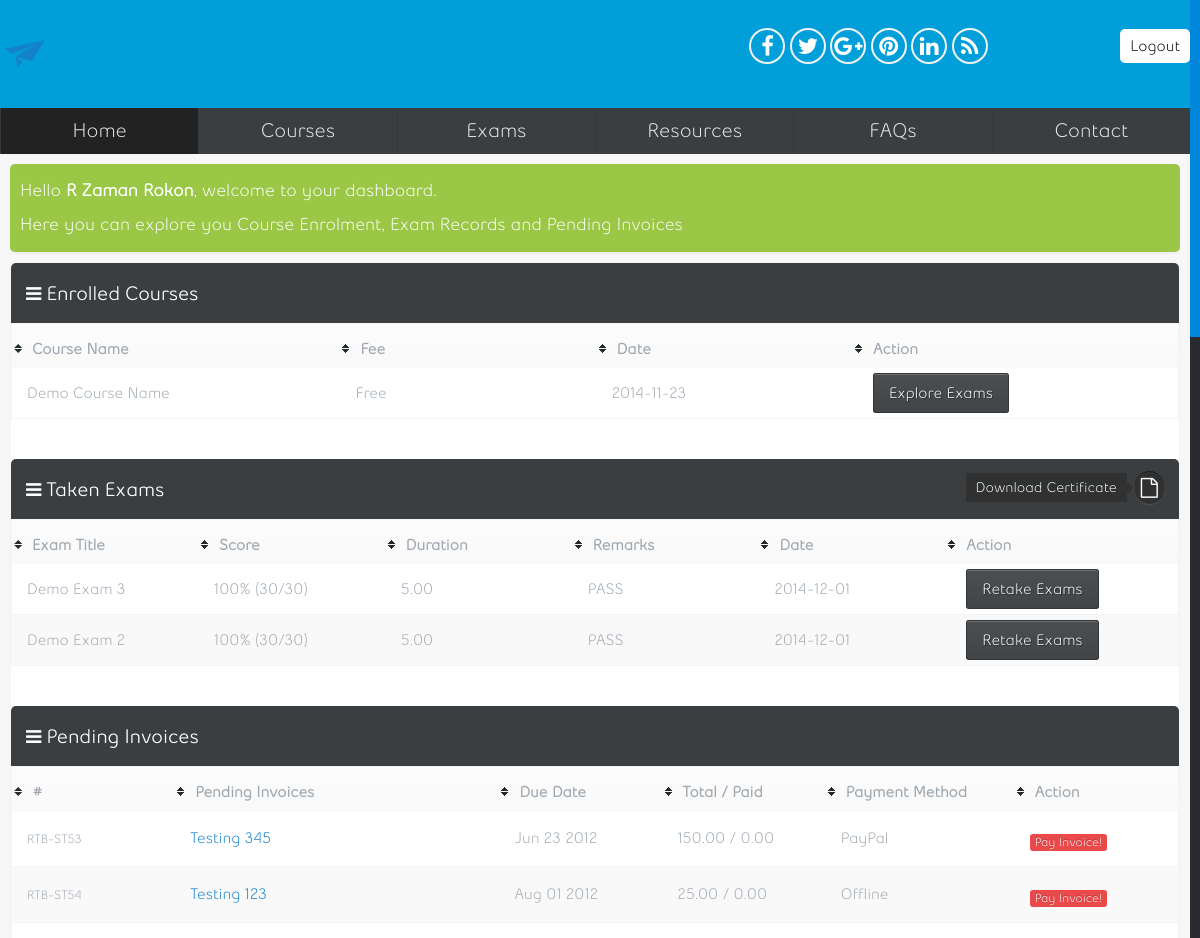
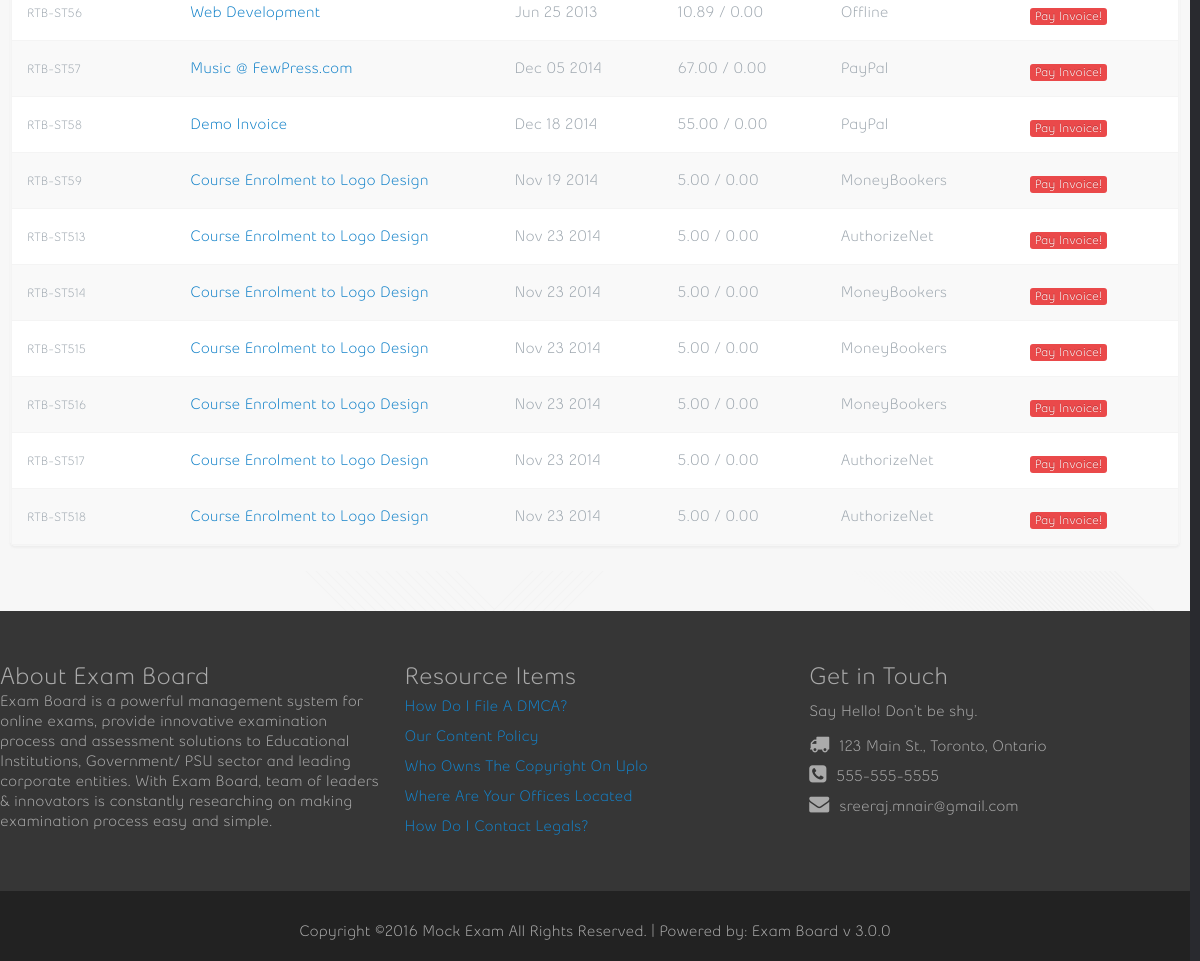
The app's page /account.php (signed in) with its own data (2 pictures, top to bottom).
### tables this page shows
CREATE TABLE `settings` (
  `company` varchar(75) NOT NULL,
  `site_url` varchar(75) NOT NULL,
  `site_email` varchar(100) NOT NULL,
  `address` varchar(150) NOT NULL,
  `city` varchar(150) NOT NULL,
  `state` varchar(150) NOT NULL,
  `zip` varchar(16) NOT NULL,
  `phone` varchar(16) DEFAULT NULL,
  `fax` varchar(16) DEFAULT NULL,
  `logo` varchar(60) NOT NULL,
  `short_date` varchar(20) NOT NULL,
  `long_date` varchar(20) NOT NULL,
  `dtz` varchar(200) NOT NULL,
  `lang` varchar(2) NOT NULL DEFAULT 'en',
  `weekstart` tinyint(1) NOT NULL DEFAULT '1',
  `theme` varchar(30) DEFAULT NULL,
  `enable_reg` tinyint(1) NOT NULL DEFAULT '1',
  `enable_tax` tinyint(1) NOT NULL DEFAULT '0',
  `tax_name` varchar(55) NOT NULL,
  `tax_rate` varchar(8) NOT NULL DEFAULT '0',
  `tax_number` varchar(100) DEFAULT NULL,
  `enable_offline` tinyint(1) NOT NULL DEFAULT '1',
  `offline_info` text,
  `invoice_note` text,
  `invoice_number` varchar(40) DEFAULT NULL,
  `quote_number` varchar(40) DEFAULT NULL,
  `enable_uploads` tinyint(1) NOT NULL DEFAULT '1',
  `file_types` varchar(255) NOT NULL,
  `file_max` varchar(20) NOT NULL,
  `perpage` varchar(3) NOT NULL DEFAULT '10',
  `sbackup` varchar(50) DEFAULT NULL,
  `currency` varchar(4) DEFAULT NULL,
  `cur_symbol` varchar(6) DEFAULT NULL,
  `tsep` varchar(1) NOT NULL DEFAULT ',',
  `dsep` varchar(1) NOT NULL DEFAULT '.',
  `pp_email` varchar(50) DEFAULT NULL,
  `pp_pass` varchar(30) DEFAULT NULL,
  `pp_api` varchar(100) DEFAULT NULL,
  `pp_mode` tinyint(1) NOT NULL DEFAULT '0',
  `invdays` tinyint(1) NOT NULL DEFAULT '7',
  `mailer` enum('PHP','SMTP','SMAIL') NOT NULL DEFAULT 'PHP',
  `smtp_host` varchar(100) DEFAULT NULL,
  `smtp_user` varchar(50) DEFAULT NULL,
  `smtp_pass` varchar(50) DEFAULT NULL,
  `smtp_port` smallint(3) DEFAULT NULL,
  `sendmail` varchar(60) DEFAULT NULL,
  `is_ssl` tinyint(1) NOT NULL DEFAULT '0',
  `crmv` varchar(5) DEFAULT NULL,
  `passing_score` int(2) NOT NULL,
  `google_analytics` text NOT NULL,
  `social_gplus` varchar(75) NOT NULL,
  `social_twitter` varchar(75) NOT NULL,
  `social_facebook` varchar(75) NOT NULL,
  `social_pinterest` varchar(75) NOT NULL,
  `social_linkedin` varchar(75) NOT NULL,
  `social_rss` varchar(75) NOT NULL
);

CREATE TABLE `users` (
  `id` int(11) NOT NULL,
  `username` varchar(50) NOT NULL,
  `password` varchar(50) NOT NULL,
  `email` varchar(50) NOT NULL,
  `pp_email` varchar(50) DEFAULT NULL,
  `fname` varchar(32) NOT NULL,
  `lname` varchar(32) NOT NULL,
  `company` varbinary(150) DEFAULT NULL,
  `address` varchar(200) DEFAULT NULL,
  `city` varchar(50) DEFAULT NULL,
  `state` varchar(50) DEFAULT NULL,
  `zip` varchar(20) DEFAULT NULL,
  `country` int(3) NOT NULL DEFAULT '0',
  `currency` varchar(10) DEFAULT NULL,
  `phone` varchar(16) DEFAULT NULL,
  `vat` varchar(60) DEFAULT NULL,
  `avatar` varchar(60) DEFAULT NULL,
  `userlevel` tinyint(1) NOT NULL DEFAULT '1',
  `created` datetime DEFAULT '0000-00-00 00:00:00',
  `notes` text,
  `custom_fields` text,
  `credit` decimal(10,2) NOT NULL DEFAULT '0.00',
  `lastlogin` datetime DEFAULT '0000-00-00 00:00:00',
  `lastip` varchar(16) DEFAULT '0',
  `active` enum('y','n','t','b') NOT NULL DEFAULT 'n'
);

CREATE TABLE `enrollment` (
  `id` int(11) NOT NULL,
  `user` varchar(11) NOT NULL,
  `course` varchar(11) NOT NULL,
  `date` date NOT NULL,
  `banned` int(2) NOT NULL DEFAULT '0'
);

CREATE TABLE `project_types` (
  `id` int(11) NOT NULL,
  `title` varchar(55) NOT NULL,
  `fees` float NOT NULL,
  `description` text NOT NULL,
  `recurring` int(11) NOT NULL,
  `period` varchar(11) NOT NULL,
  `days` int(11) NOT NULL
);

CREATE TABLE `results` (
  `id` int(11) NOT NULL,
  `user` varchar(11) NOT NULL,
  `exam` varchar(11) NOT NULL,
  `token` varchar(20) NOT NULL,
  `fullmarks` float(5,2) NOT NULL,
  `duration` float(5,2) NOT NULL,
  `marks` float(5,2) NOT NULL,
  `score` int(11) NOT NULL,
  `remarks` int(2) NOT NULL,
  `date` date NOT NULL,
  `banned` int(2) NOT NULL DEFAULT '0'
);

CREATE TABLE `exams` (
  `id` int(11) NOT NULL,
  `course` int(5) DEFAULT NULL,
  `title` varchar(30) DEFAULT NULL,
  `syllabus` text NOT NULL,
  `duration` int(11) NOT NULL
);

CREATE TABLE `invoices` (
  `id` int(11) NOT NULL,
  `title` varchar(200) NOT NULL,
  `project_id` int(11) NOT NULL DEFAULT '0',
  `client_id` int(11) NOT NULL DEFAULT '0',
  `created` date NOT NULL,
  `duedate` date NOT NULL,
  `amount_total` decimal(13,2) NOT NULL DEFAULT '0.00',
  `amount_paid` decimal(13,2) NOT NULL DEFAULT '0.00',
  `method` varchar(20) NOT NULL,
  `tax` decimal(13,2) NOT NULL DEFAULT '0.00',
  `notes` text,
  `comment` varchar(200) DEFAULT NULL,
  `recurring` tinyint(1) NOT NULL DEFAULT '0',
  `onhold` tinyint(1) NOT NULL DEFAULT '0',
  `status` varchar(45) NOT NULL
);

CREATE TABLE `resources` (
  `id` int(11) NOT NULL,
  `category` int(5) DEFAULT NULL,
  `title` varchar(30) DEFAULT NULL,
  `content` text NOT NULL
);

### main.php (the view, shortened to what the rows shown need)
<?php $subrow = $user->getEnrolment($user->uid);?>
<?php $invactive = $user->getClientInvoices("<> 'Paid'");?>
<?php $results = $user->getResults($user->uid);?>
<h3 class="greentip">Hello <b><?php echo $user->name; ?></b>, welcome to your dashboard.<br/>Here you can explore you Course Enrolment, Exam Records and Pending Invoices</h3>
<section class="widget">
  <?php if($user->userlevel == 9 or $user->userlevel == 5):?>
  <p class="orangetip"><?php echo lang('ADMINONLY_1');?></p>
  <?php else:?>
  <header>
    <h1><i class="icon-reorder"></i> Enrolled Courses</h1>
  </header>
  <div class="content2">
    <?php if($subrow):?>
    <table class="myTable">
      <thead>
        <tr>
          <th class="header">Course Name</th>
          <th class="header">Fee</th>
          <th class="header">Date</th>
          <th class="header">Action</th>
        </tr>
      </thead>
      <?php foreach ($subrow as $row):?>
      <tr>
        <td><?php echo $row->ctitle;?></td>
        <td><?php if($row->cfees <= 0){ echo 'Free';} else { echo $row->cfees; } ?></td>
        <td><?php echo $row->rdate;?></td>
        <td><a href="exams.php?sort=<?php echo $row->course;?>" class="button" >Explore Exams</a></td>
      </tr>
      <?php endforeach;?>
    </table>
    <?php endif;?>
	</div>
	<br>
	<br>
	<header>
		<h1><i class="icon-reorder"></i> Taken Exams</h1>
		<aside> <a class="hint--left hint--add hint--always" data-hint="Download Certificate" href="controller.php?docerpdf=1&amp;title=Certificate of <?php echo $user->name; ?>"><span class="icon-file-alt"></span></a> </aside>
	</header>
	<div class="content2">
    <?php if($results):?>
    <table class="myTable">
      <thead>
        <tr>
          <th class="header">Exam Title</th>
          <th class="header">Score</th>
          <th class="header">Duration</th>
          <th class="header">Remarks</th>
          <th class="header">Date</th>
          <th class="header">Action</th>
        </tr>
      </thead>
      <?php foreach ($results as $row):?>
      <tr>
        <td><?php echo $row->etitle;?></td>
        <td><?php echo $row->score;?>% (<?php echo intval($row->marks);?>/<?php echo intval($row->fullmarks);?>)</td>
        <td><?php echo $row->duration;?></td>
        <td><?php if($row->remarks == 1){ echo 'PASS'; } else { echo 'FAIL'; } ?></td>
        <td><?php echo $row->rdate;?></td>
        <td><a href="exams.php?do=details&amp;id=<?php echo $row->exam;?>" class="button" data-title="<?php echo lang('VIEW').': '.$row->title;?>">Retake Exams</a></td>
      </tr>
      <?php endforeach;?>
    </table>
    <?php endif;?>
	</div>
	<br>
	<br>
    <?php if($invactive):?>
    <header>
      <h1><i class="icon-reorder"></i> <?php echo lang('FDASH_SUB1');?></h1>
    </header>
	<div class="content2">
    <table class="myTable">
      <thead>
        <tr>
          <th class="header">#</th>
          <th class="header"><?php echo lang('FDASH_SUB1');?></th>
          <th class="header"><?php echo lang('INVC_DUEDATE');?></th>
          <th class="header"><?php echo lang('TOTAL');?> / <?php echo lang('PAID');?></th>
          <th class="header"><?php echo lang('FDASH_METHOD');?></th>
          <th class="header"><?php echo lang('ACTION');?></th>
        </tr>
      </thead>
      <?php foreach ($invactive as $row):?>
      <tr>
        <td><small><?php echo $core->invoice_number . $row->id;?></small></td>
        <td><a href="account.php?do=billing&amp;action=viewinvoice&amp;id=<?php echo $row->id;?>"><?php echo $row->title;?></a></td>
        <td><?php echo Filter::doDate($core->short_date, $row->duedate);?></td>
        <td><?php echo $row->amount_total;?> / <?php echo $row->amount_paid;?></td>
        <td><?php echo $row->method;?></td>
        <td><a href="account.php?do=billing&amp;action=invoice&amp;id=<?php echo $row->id;?>"><span class="label2 label-important"><?php echo lang('FDASH_PAY');?></span></a></td>
      </tr>
      <?php endforeach;?>
    </table>
    <?php endif;?>
  </div>
  <?php endif;?>
</section>

### header.php (shortened to what the rows shown need)
<!DOCTYPE html>
<html lang="en">
<head>
<link rel="stylesheet" href="theme/<?php echo $core->theme;?>/front/style/style.css"  type="text/css" />
<link rel="stylesheet" href="assets/style/jquery-ui.css" type="text/css" />
<link rel="stylesheet" type="text/css" href="assets/fancybox/jquery.fancybox.css" media="screen" />
<link rel="stylesheet" type="text/css" href="assets/style/flexslider.css" media="screen" />
<link href="//maxcdn.bootstrapcdn.com/font-awesome/4.2.0/css/font-awesome.min.css" rel="stylesheet">
<link rel="stylesheet" href="theme/<?php echo $core->theme;?>/front/style/new.css"  type="text/css" />
</head>
<body data-smooth-scrolling="1">
<div class="bg">
<div class="container" style="background: #009fda;">
<div class="in-grid">
    <section id="crumbs" class="row crumbs2">
      <div class="col grid_6">
        <a href="index.php"><?php echo ($core->logo) ? '<img src="'.SITEURL.'/uploads/'.$core->logo.'" alt="'.$core->company.'" class="front-logo"/>': $core->company;?></a>
      </div>
    </section>
</div>
</div>
<div class="container in-grid">
  <div  class="row grid_24">

### footer.php (shortened to what the rows shown need)
  </div>
</div>
</div>
<?php $resources = $content->getFWResources();?>
<div class="footer-panel">
	<section class="row in-grid">
		<div class="col grid_8">
			<h2><?php echo lang('FW_ABOUT'); ?></h2>
		</div>
		<div class="col grid_8">
			<h2><?php echo lang('FW_RESOURCE'); ?></h2>
			<?php if(!$resources):?>
			<?php echo Filter::msgInfo(lang('FW_NORESOURCE'),false);?>
			<?php else:?>
			<ul>
				<?php foreach ($resources as $row):?>
				<li><a href="resources.php?action=details&amp;id=<?php echo $row->id;?>"><h4><?php echo $row->title;?></h4></a></li>
				<?php endforeach; ?>
			</ul>
			<?php endif;?>
		</div>
		<div class="col grid_8 fw_git">
			<h2><?php echo lang('FW_GIT'); ?></h2>
			<ul>
				<li><i class="icon-truck"></i><span><?php echo $core->address . ', ' . $core->city . ', ' . $core->state;?></span><li>
				<li><i class="icon-phone-sign"></i><span><?php echo $core->phone;?></span><li>
				<li><i class="icon-envelope"></i><span><?php echo $core->site_email;?></span><li>
			</ul>
		</div>
	</section>
</div>
<footer id="footer" class="clearfix">
  <div class="row">
    <div class="fotter-wrap">
      <div class="col grid_24">
        <div class="copyright top10">Copyright &copy;<?php echo date('Y').' '.$core->company;?>  All Rights Reserved. | Powered by: Exam Board v <?php echo $core->crmv;?></div>
      </div>
    </div>
  </div>
</footer>
</body></html>

### records on screen
settings: logo (picture), invoice_number "RTB-ST5", short_date.duedate "Jun 23 2012", short_date.duedate "Aug 01 2012", short_date.duedate "Jun 25 2013", short_date.duedate "Dec 05 2014", short_date.duedate "Dec 18 2014", short_date.duedate "Nov 19 2014", short_date.duedate "Nov 23 2014", address "123 Main St.", city "Toronto", state "Ontario", phone "555-555-5555", site_email "sreeraj.mnair@gmail.com", company "Mock Exam", crmv "3.0.0"
users: fname+lname "R Zaman Rokon"
enrollment: project_types.title "Demo Course Name", date "2014-11-23"
results: exams.title "Demo Exam 3", score "100", marks "30", fullmarks "30", duration "5.00", remarks "PASS", date "2014-12-01"
results: exams.title "Demo Exam 2", score "100", marks "30", fullmarks "30", duration "5.00", remarks "PASS", date "2014-12-01"
invoices: id "3", title "Testing 345", amount_total "150.00", amount_paid "0.00", method "PayPal"
invoices: id "4", title "Testing 123", amount_total "25.00", amount_paid "0.00", method "Offline"
invoices: id "6", title "Web Development", amount_total "10.89", amount_paid "0.00", method "Offline"
invoices: id "7", title "Music @ FewPress.com", amount_total "67.00", amount_paid "0.00", method "PayPal"
invoices: id "8", title "Demo Invoice", amount_total "55.00", amount_paid "0.00", method "PayPal"
invoices: id "9", title "Course Enrolment to Logo Design", amount_total "5.00", amount_paid "0.00", method "MoneyBookers"
invoices: id "13", title "Course Enrolment to Logo Design", amount_total "5.00", amount_paid "0.00", method "AuthorizeNet"
invoices: id "14", title "Course Enrolment to Logo Design", amount_total "5.00", amount_paid "0.00", method "MoneyBookers"
invoices: id "15", title "Course Enrolment to Logo Design", amount_total "5.00", amount_paid "0.00", method "MoneyBookers"
invoices: id "16", title "Course Enrolment to Logo Design", amount_total "5.00", amount_paid "0.00", method "MoneyBookers"
invoices: id "17", title "Course Enrolment to Logo Design", amount_total "5.00", amount_paid "0.00", method "AuthorizeNet"
invoices: id "18", title "Course Enrolment to Logo Design", amount_total "5.00", amount_paid "0.00", method "AuthorizeNet"
resources: title "How Do I File A DMCA?"
resources: title "Our Content Policy"
resources: title "Who Owns The Copyright On Uplo"
resources: title "Where Are Your Offices Located"
resources: title "How Do I Contact Legals?"

### other values on screen
lang('FDASH_SUB1') "Pending Invoices"
lang('INVC_DUEDATE') "Due Date"
lang('TOTAL') "Total"
lang('PAID') "Paid"
lang('FDASH_METHOD') "Payment Method"
lang('ACTION') "Action"
lang('FW_ABOUT') "About Exam Board"
lang('FW_RESOURCE') "Resource Items"
lang('FW_GIT') "Get in Touch"
